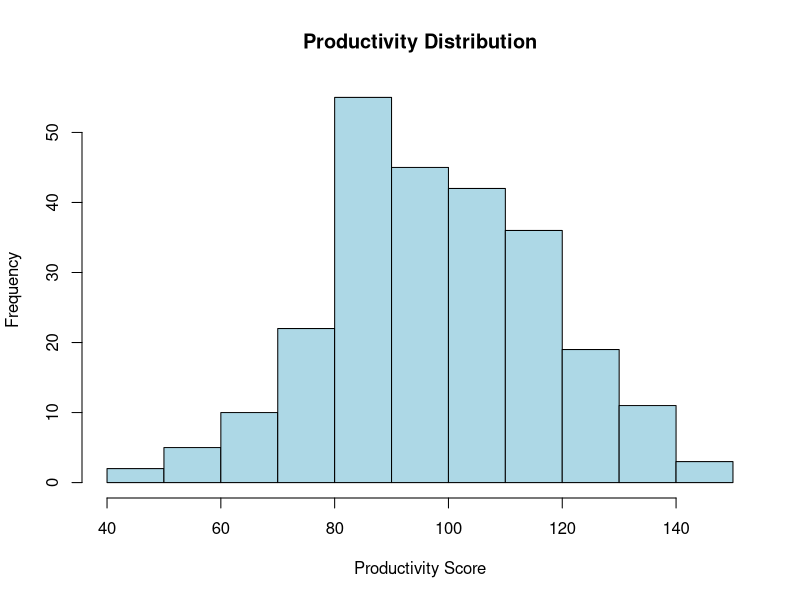
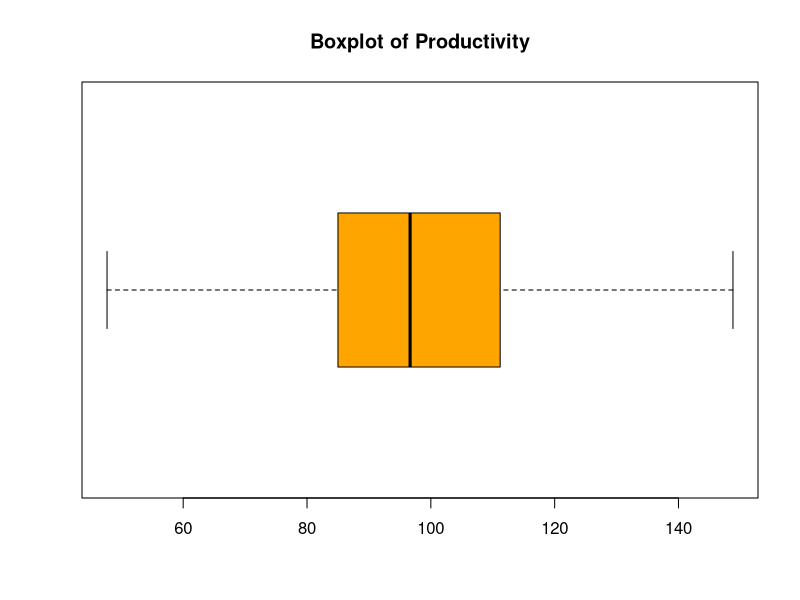
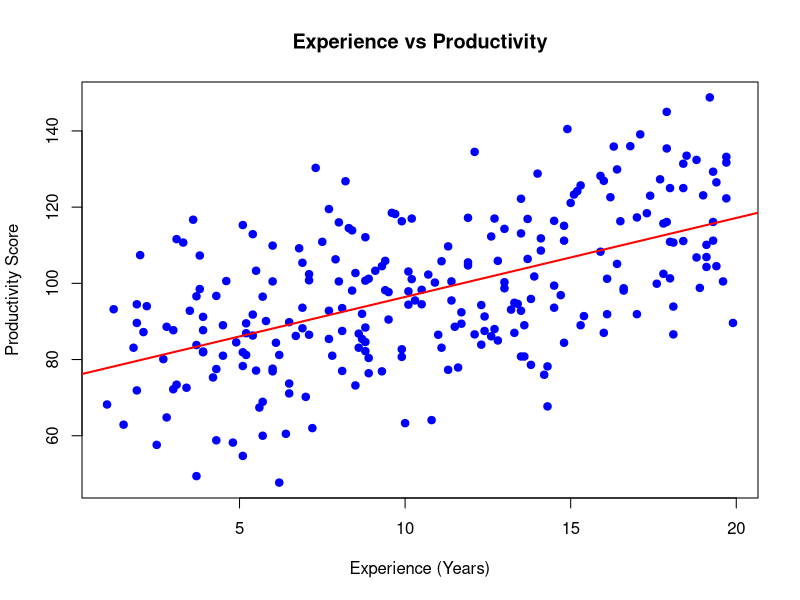
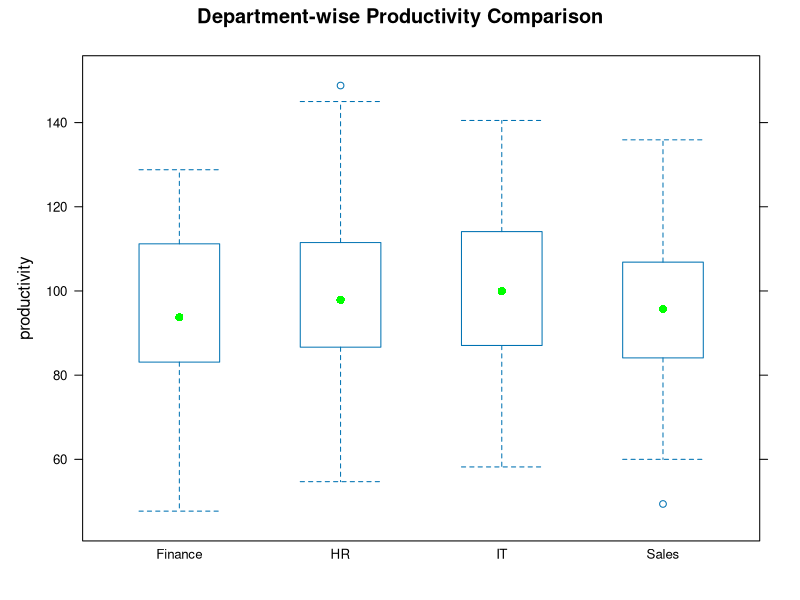
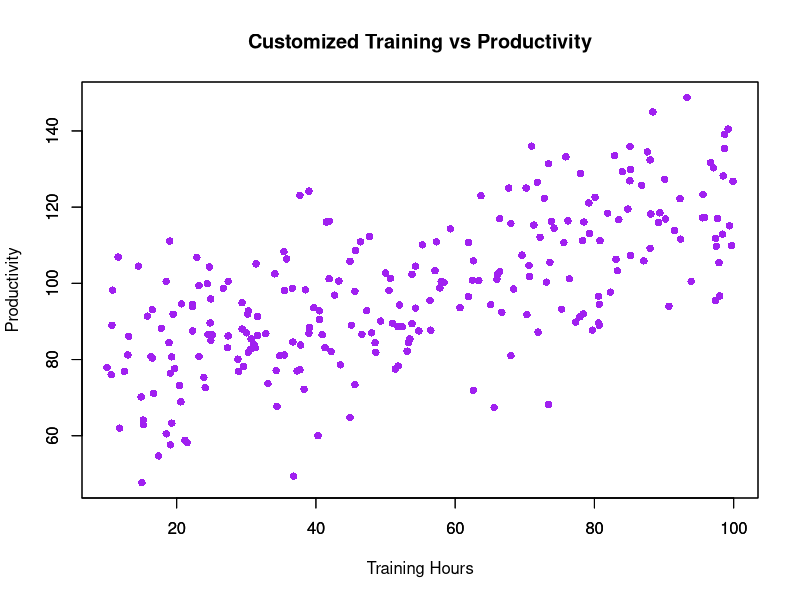
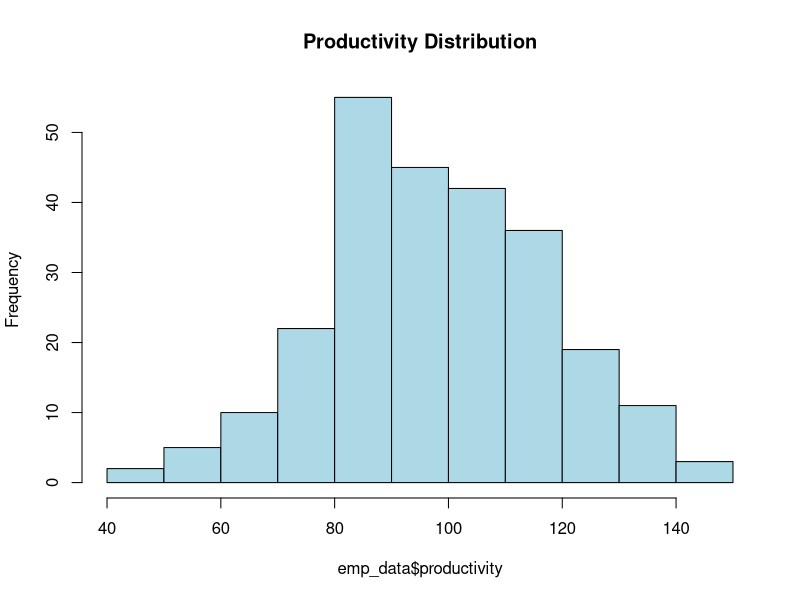
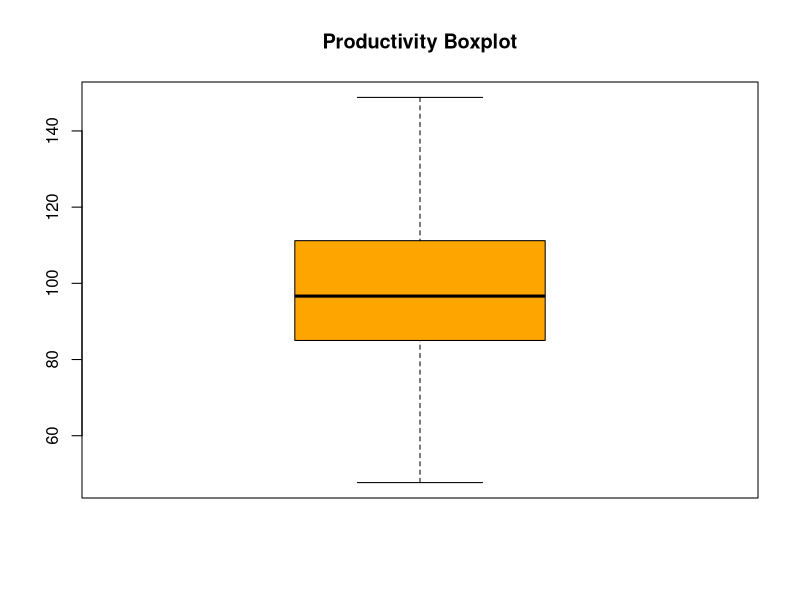
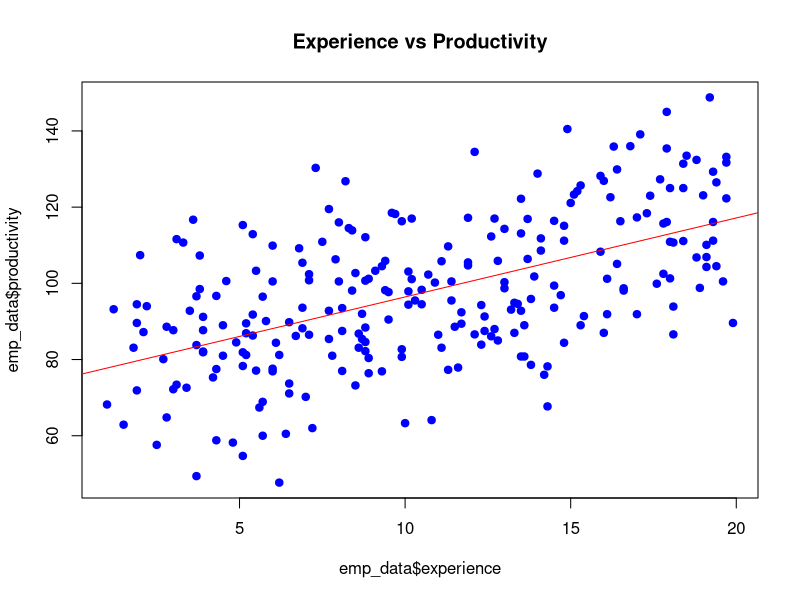

The R script that drew these images, in order:
# =====================================================
# EMPLOYEE PRODUCTIVITY ANALYSIS
# =====================================================

set.seed(123)

# Generate Sample Data (250 Employees)
n <- 250

experience <- round(runif(n, 1, 20),1)
training_hours <- round(runif(n, 10, 100),1)
working_hours <- round(runif(n, 6, 10),1)

# Productivity Score (Simulated)
productivity <- round(50 + 2*experience + 0.5*training_hours +
                        rnorm(n,0,10),1)

department <- sample(c("HR","IT","Sales","Finance"),
                     n, replace=TRUE)

emp_data <- data.frame(experience, training_hours,
                       working_hours, productivity, department)

# -----------------------------------------------------
# 1. Histogram & Boxplot (Productivity)
# -----------------------------------------------------

hist(emp_data$productivity,
     main="Productivity Distribution",
     xlab="Productivity Score",
     col="lightblue",
     border="black")

boxplot(emp_data$productivity,
        main="Boxplot of Productivity",
        col="orange",
        horizontal=TRUE)

# -----------------------------------------------------
# 2. Scatter Plot (Experience vs Productivity)
# -----------------------------------------------------

plot(emp_data$experience, emp_data$productivity,
     main="Experience vs Productivity",
     xlab="Experience (Years)",
     ylab="Productivity Score",
     col="blue",
     pch=19)

# Add regression line (low-level function)
abline(lm(productivity ~ experience, data=emp_data),
       col="red", lwd=2)

# -----------------------------------------------------
# 3. Multiple Linear Regression
# Predict Productivity using Experience & Training
# -----------------------------------------------------

model <- lm(productivity ~ experience + training_hours,
            data=emp_data)

summary_model <- summary(model)
print(summary_model)

# -----------------------------------------------------
# 4. Interpretation (Printed)
# -----------------------------------------------------

cat("\nIntercept:", coef(model)[1])
cat("\nExperience Coefficient:", coef(model)[2])
cat("\nTraining Coefficient:", coef(model)[3])
cat("\nR-squared:", summary_model$r.squared, "\n")

# -----------------------------------------------------
# 5. Lattice Graphics (Department-wise Comparison)
# -----------------------------------------------------

install.packages("lattice")  # Run once
library(lattice)

bwplot(productivity ~ department,
       data=emp_data,
       col="green",
       main="Department-wise Productivity Comparison")

# -----------------------------------------------------
# 6. Low-Level Customization Example
# -----------------------------------------------------

plot(emp_data$training_hours, emp_data$productivity,
     type="n",
     main="Customized Training vs Productivity",
     xlab="Training Hours",
     ylab="Productivity")

points(emp_data$training_hours, emp_data$productivity,
       col="purple", pch=16)

axis(1, at=seq(0,100,20))
axis(2)
box()

# -----------------------------------------------------
# 7. Save Plots in PDF
# -----------------------------------------------------

pdf("Employee_Productivity_Plots.pdf")

hist(emp_data$productivity, col="lightblue",
     main="Productivity Distribution")

boxplot(emp_data$productivity, col="orange",
        main="Productivity Boxplot")

plot(emp_data$experience, emp_data$productivity,
     col="blue", pch=19,
     main="Experience vs Productivity")
abline(lm(productivity ~ experience, data=emp_data),
       col="red")

bwplot(productivity ~ department, data=emp_data)

dev.off()

cat("PDF File Saved Successfully!")
